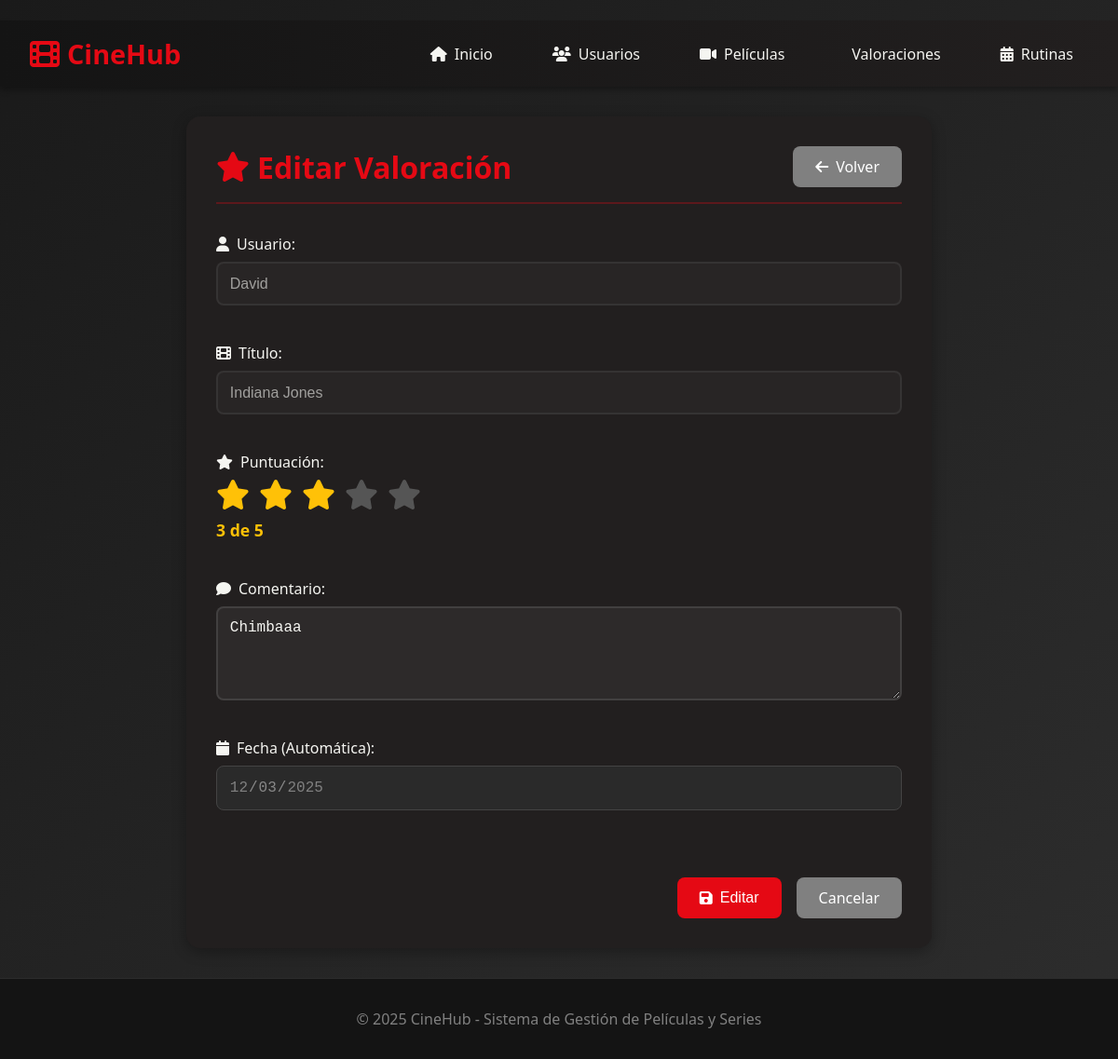
The page /web/valoraciones/editar/1 on the database its author committed.
### data/models.py (models this page shows)
class Valoracion(SQLModel, table=True):
    id_valoracion: Optional[int] = Field(default=None, primary_key=True, index=True)
    puntuacion: float
    comentario: str
    fecha: date
    is_active: bool = Field(default=True)
    deleted_at: Optional[datetime] = Field(default=None, nullable=True)
    id_usuario_FK: int = Field(foreign_key="usuario.id_usuario")
    id_titulo_FK: int = Field(foreign_key="peliculaserie.id_titulo")
    usuario: Optional["Usuario"] = Relationship(back_populates="valoraciones")
    titulo: Optional["PeliculaSerie"] = Relationship(back_populates="valoraciones")

class Usuario(SQLModel, table=True):
    id_usuario: Optional[int] = Field(default=None, primary_key=True, index=True)
    nombre: str
    correo: str = Field(unique=True, index=True)
    clave: str
    is_active: bool = Field(default=True)
    deleted_at: Optional[datetime] = Field(default=None, nullable=True)
    valoraciones: List["Valoracion"] = Relationship(back_populates="usuario")
    rutinas: List["Rutina"] = Relationship(back_populates="usuario")

class PeliculaSerie(SQLModel, table=True):
    id_titulo: Optional[int] = Field(default=None, primary_key=True, index=True)
    titulo: str = Field(unique=True, index=True)
    genero: str
    anio_estreno: int
    duracion: int
    descripcion: str
    is_active: bool = Field(default=True)
    deleted_at: Optional[datetime] = Field(default=None, nullable=True)
    valoraciones: List["Valoracion"] = Relationship(back_populates="titulo")
    rutinas: List["Rutina"] = Relationship(back_populates="titulo")

### routers/web.py (the view)
@router.get("/valoraciones/editar/{id_valoracion}", response_class=HTMLResponse)
async def pagina_editar_valoracion(id_valoracion: int, request: Request, session: Session = Depends(get_session)):
    valoracion = session.get(Valoracion, id_valoracion)
    usuarios = session.exec(select(Usuario).where(Usuario.is_active == True)).all()
    titulos = session.exec(select(PeliculaSerie).where(PeliculaSerie.is_active == True)).all()
    return templates.TemplateResponse("valoracion_form.html", {"request": request, "accion": "Editar", "valoracion": valoracion, "usuarios": usuarios, "titulos": titulos})

### templates/valoracion_form.html (shortened to what this page needs)
﻿{% extends "base.html" %}
{% block content %}
<div class="container">
    <div class="form-container">
        <div class="form-header">
            <h1>
                <i class="fas fa-star"></i>
                {{ accion }} Valoración
            </h1>
            <a href="/web/valoraciones" class="btn btn-secondary">
                <i class="fas fa-arrow-left"></i> Volver
            </a>
        </div>
        <form method="post" class="data-form">
            <div class="form-group">
                <label><i class="fas fa-user"></i> Usuario:</label>
                <select name="id_usuario_FK" required {% if accion == 'Editar' %}disabled{% endif %}>
                    {% for usuario in usuarios %}
                    <option value="{{ usuario.id_usuario }}"
                            {% if valoracion and valoracion.id_usuario_FK == usuario.id_usuario %}selected{% endif %}>
                        {{ usuario.nombre }}
                    </option>
                    {% endfor %}
                </select>
            </div>
            <div class="form-group">
                <label><i class="fas fa-film"></i> Título:</label>
                <select name="id_titulo_FK" required {% if accion == 'Editar' %}disabled{% endif %}>
                    {% for titulo in titulos %}
                    <option value="{{ titulo.id_titulo }}"
                            {% if valoracion and valoracion.id_titulo_FK == titulo.id_titulo %}selected{% endif %}>
                        {{ titulo.titulo }}
                    </option>
                    {% endfor %}
                </select>
            </div>
            <div class="form-group">
                <label><i class="fas fa-star"></i> Puntuación:</label>
                <div class="star-rating" id="star-container">
                    <i class="fas fa-star" data-value="1"></i>
                    <i class="fas fa-star" data-value="2"></i>
                    <i class="fas fa-star" data-value="3"></i>
                    <i class="fas fa-star" data-value="4"></i>
                    <i class="fas fa-star" data-value="5"></i>
                </div>
                <div id="rating-text" class="rating-label">
                </div>
            </div>
            <div class="form-group">
                <label><i class="fas fa-comment"></i> Comentario:</label>
                <textarea name="comentario" rows="4" required>{% if valoracion %}{{ valoracion.comentario }}{% endif %}</textarea>
            </div>
            <div class="form-group">
                <label><i class="fas fa-calendar"></i> Fecha (Automática):</label>
                <input type="date" name="fecha" id="fecha-input" required readonly>
            </div>
            <div class="form-actions">
                <button type="submit" class="btn {% if accion == 'Crear' %}btn-success{% else %}btn-primary{% endif %}">
                    <i class="fas fa-save"></i> {{ accion }}
                </button>
                <a href="/web/valoraciones" class="btn btn-secondary">Cancelar</a>
            </div>
        </form>
    </div>
</div>
{% endblock %}

### static/css/style.css (style rules this page uses)
* { margin: 0; padding: 0; box-sizing: border-box; }
:root { --primary: #e50914; --primary-dark: #b20710; --secondary: #221f1f; --dark: #141414; --light: #f5f5f1; --gray: #808080; --success: #46d369; --warning: #ffc107; --danger: #dc3545; }
body { font-family: 'Segoe UI', Tahoma, Geneva, Verdana, sans-serif; background: linear-gradient(135deg, #1a1a1a 0%, #2d2d2d 100%); color: var(--light); min-height: 100vh; }
.container { max-width: 1400px; margin: 0 auto; padding: 0 2rem; }
.btn { padding: 0.7rem 1.5rem; border: none; border-radius: 8px; cursor: pointer; font-size: 1rem; transition: all 0.3s ease; display: inline-flex; align-items: center; gap: 0.5rem; text-decoration: none; }
.btn-primary { background: var(--primary); color: white; }
.btn-secondary { background: var(--gray); color: white; }
.form-group { margin-bottom: 1.5rem; }
.form-group label { display: flex; align-items: center; gap: 0.5rem; margin-bottom: 0.5rem; color: var(--light); font-weight: 500; }
.form-group input, .form-group select, .form-group textarea { width: 100%; padding: 0.8rem; border: 2px solid rgba(255, 255, 255, 0.1); border-radius: 8px; background: rgba(255, 255, 255, 0.05); color: var(--light); font-size: 1rem; transition: all 0.3s ease; }
.form-actions { display: flex; gap: 1rem; justify-content: flex-end; margin-top: 2rem; }
.form-container { background: var(--secondary); border-radius: 15px; padding: 2rem; max-width: 800px; margin: 0 auto; box-shadow: 0 4px 15px rgba(0, 0, 0, 0.3); }
.form-header { display: flex; justify-content: space-between; align-items: center; margin-bottom: 2rem; padding-bottom: 1rem; border-bottom: 2px solid rgba(229, 9, 20, 0.3); }
.form-header h1 { color: var(--primary); display: flex; align-items: center; gap: 0.5rem; margin: 0; }
.data-form { display: flex; flex-direction: column; gap: 1rem; }
select { appearance: none; background-repeat: no-repeat; background-position: right 0.8rem center; background-size: 12px; padding-right: 2.5rem; }
select:disabled { opacity: 0.6; cursor: not-allowed; }
select option { background-color: #221f1f; color: #f5f5f1; padding: 10px; }

### templates/valoracion_form.html (style rules this page uses)
.star-rating { display: flex; gap: 10px; font-size: 2rem; cursor: pointer; margin-bottom: 10px; }
.star-rating i { color: #555; transition: color 0.2s; }
.star-rating i.active { color: #ffc107; }
.rating-label { font-size: 1.1rem; font-weight: bold; color: #ffc107; }
input[readonly] { background-color: #2a2a2a !important; color: #888 !important; cursor: not-allowed; border: 1px solid #444; }

### rows shown on the page
Valoracion: id_usuario_FK "David", id_titulo_FK "Indiana Jones", comentario "Chimbaaa"

### other values the page prints
{{ accion }} "Editar"
